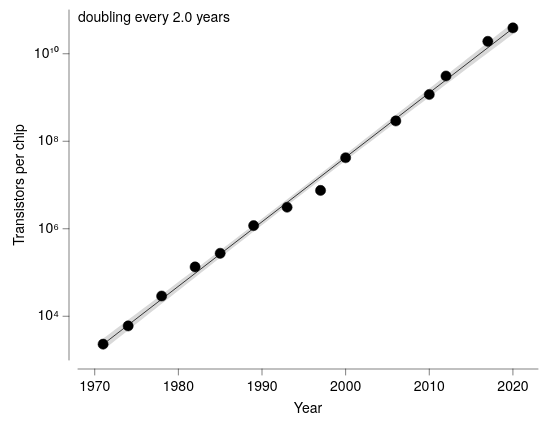

Write a Vega-Lite specification for this figure.
### Vega-Lite specification from a JSON file in a GitHub repository (floating-point values rounded to 4 significant figures)
{"background": null, "config": {"arc": {"fill": "#DBDBDB", "fillOpacity": 1.0, "innerRadius": 43.75, "padAngle": 0.03, "stroke": "black", "strokeOpacity": 1, "strokeWidth": 0.25}, "area": {"fill": "#DBDBDB", "fillOpacity": 1.0, "stroke": "black", "strokeOpacity": 1, "strokeWidth": 0.25}, "axis": {"domain": true, "domainCap": "round", "domainColor": "black", "domainWidth": 0.25, "grid": false, "gridCap": "round", "gridColor": "#F1F1F1", "gridDash": [0, 0], "gridOpacity": 1.0, "gridWidth": 0.25, "labelColor": "black", "labelFont": "Helvetica Neue, HelveticaNeue, Helvetica, Arial, sans-serif", "labelFontSize": 7, "labelFontStyle": "normal", "labelFontWeight": 400, "offset": 4.5, "ticks": true, "tickCap": "round", "tickColor": "black", "tickRound": false, "tickSize": 3, "tickWidth": 0.25, "titleColor": "black", "titleFont": "Helvetica Neue, HelveticaNeue, Helvetica, Arial, sans-serif", "titleFontSize": 7, "titleFontStyle": "normal", "titleFontWeight": 400}, "axisX": {"domain": true, "labelAlign": "center", "labelAngle": 0, "labels": true, "ticks": true, "translate": 0}, "axisY": {"domain": true, "labelAlign": "right", "labelAngle": 0, "labels": true, "ticks": true, "translate": 0}, "axisRight": {"domain": true, "labelAlign": "left", "labelAngle": 0, "labels": true, "ticks": true, "translate": 0}, "axisTop": {"domain": true, "labelAlign": "center", "labelAngle": 0, "labels": true, "ticks": true, "translate": 0}, "axisBand": {"tickOffset": 0}, "bar": {"fill": "#DBDBDB", "fillOpacity": 1.0, "stroke": "black", "strokeOpacity": 1, "strokeWidth": 0.25}, "boxplot": {"size": 15.75, "ticks": {"cornerRadius": 0.25, "fill": "black", "opacity": 1, "size": 7.875, "thickness": 0.25}, "box": {"fillOpacity": 1.0, "stroke": "black", "strokeOpacity": 1, "strokeWidth": 0.25}, "median": {"cornerRadius": 0, "fill": "black", "fillOpacity": 1.0, "opacity": 1, "size": 15.75, "thickness": 0.25}, "rule": {"fill": "black", "fillOpacity": 1.0, "size": 17.5, "stroke": "black", "strokeDash": [0, 0], "strokeOpacity": 1, "strokeWidth": 0.25}, "outliers": {"color": "black", "fill": "black", "fillOpacity": 1.0, "size": 0, "stroke": "black", "strokeOpacity": 1, "strokeWidth": 0.25}}, "circle": {"fill": "black", "fillOpacity": 1.0, "size": 2.188, "stroke": null, "strokeOpacity": 1, "strokeWidth": 0.25}, "errorband": {"band": {"fillOpacity": 0.6, "stroke": null, "strokeWidth": 0.25, "strokeOpacity": 1}, "borders": {"opacity": 0, "strokeOpacity": 0.25, "strokeWidth": 1}}, "errorbar": {"opacity": 1, "rule": {"strokeDash": [0, 0], "strokeWidth": 0.25}, "ticks": {"color": "black", "cornerRadius": 0.125, "opacity": 1, "size": 10.5, "thickness": 0.25}, "thickness": 0.25}, "font": "Helvetica Neue, HelveticaNeue, Helvetica, Arial, sans-serif", "geoshape": {"fill": "#DBDBDB", "fillOpacity": 1.0, "stroke": "black", "strokeOpacity": 1, "strokeWidth": 0.25}, "header": {"labelColor": "black", "labelFont": "Helvetica Neue, HelveticaNeue, Helvetica, Arial, sans-serif", "labelFontSize": 7, "labelFontStyle": "normal", "labelFontWeight": 400, "titleColor": "black", "titleFont": "Helvetica Neue, HelveticaNeue, Helvetica, Arial, sans-serif", "titleFontSize": 7, "titleFontStyle": "normal", "titleFontWeight": 400, "titlePadding": 0}, "legend": {"disable": false, "offset": 4.5, "titlePadding": 4, "labelOffset": 2, "gradientLabelOffset": 2, "gradientLength": 87.5, "gradientThickness": 8.75, "gradientOpacity": 1.0, "gradientStrokeColor": "black", "gradientStrokeWidth": 0.25, "labelColor": "black", "labelFont": "Helvetica Neue, HelveticaNeue, Helvetica, Arial, sans-serif", "labelFontSize": 7, "labelFontStyle": "normal", "labelFontWeight": 400, "strokeColor": "black", "strokeWidth": 0, "symbolSize": 42, "symbolStrokeColor": "black", "symbolStrokeWidth": 0.25, "titleColor": "black", "titleFont": "Helvetica Neue, HelveticaNeue, Helvetica, Arial, sans-serif", "titleFontSize": 7, "titleFontStyle": "normal", "titleFontWeight": 400}, "line": {"color": "black", "stroke": "black", "strokeCap": "round", "strokeDash": [0, 0], "strokeOpacity": 1, "strokeWidth": 0.375}, "point": {"filled": true, "fill": "#DBDBDB", "fillOpacity": 1.0, "size": 8.75, "stroke": "black", "strokeOpacity": 1, "strokeWidth": 0.25}, "range": {"category": ["#5CA7B1", "#CDDEF3", "#B7B3E4", "#B3DAB5", "#F5E1B3", "#3D727B", "#8AA8D2", "#867DAC", "#80A988", "#CBB17A", "#204148", "#59719A", "#584C77", "#507B5F", "#9D824D"], "diverging": {"scheme": ["#C35082", "#CE6D94", "#D989A7", "#E2A4BA", "#EABFCE", "#F1DBE2", "#F6F6F6", "#D7E0EB", "#B9CBE0", "#9BB6D5", "#7DA1C9", "#5F8CBD", "#4177B1"]}, "heatmap": {"scheme": ["#32022B", "#43044D", "#4C196E", "#4D338C", "#484DA6", "#3A68BB", "#1D83CA", "#1D9CCB", "#23B5C9", "#28CDC5", "#4DE0B4", "#91EE9F"]}, "ordinal": {"scheme": ["#F1F1F1", "#DBDBDB", "#C6C6C6", "#B2B2B2", "#9D9D9D", "#898989", "#767676", "#636363", "#515151", "#404040", "#2F2F2F", "#1F1F1F"]}, "ramp": {"scheme": ["#32022B", "#43044D", "#4C196E", "#4D338C", "#484DA6", "#3A68BB", "#1D83CA", "#1D9CCB", "#23B5C9", "#28CDC5", "#4DE0B4", "#91EE9F"]}}, "rule": {"color": "black", "stroke": "black", "strokeCap": "round", "strokeDash": [2, 2], "strokeOpacity": 1, "strokeWidth": 0.25}, "scale": {"bandPaddingInner": 0.1, "bandPaddingOuter": 0.1, "round": false}, "rect": {"fill": "#DBDBDB", "fillOpacity": 1.0, "stroke": "black", "strokeOpacity": 1, "strokeWidth": 0.25}, "square": {"fill": "#DBDBDB", "fillOpacity": 1.0, "size": 17.5, "stroke": "black", "strokeOpacity": 1, "strokeWidth": 0.25}, "text": {"color": "black", "font": "Helvetica Neue, HelveticaNeue, Helvetica, Arial, sans-serif", "fontSize": 7, "fontStyle": "normal", "fontWeight": 400}, "tick": {"color": "black", "cornerRadius": 0.125, "opacity": 1.0, "size": 15.75, "thickness": 0.25}, "title": {"anchor": "middle", "frame": "group", "color": "black", "font": "Helvetica Neue, HelveticaNeue, Helvetica, Arial, sans-serif", "fontSize": 7, "fontStyle": "normal", "fontWeight": 400, "subtitleColor": "black", "subtitleFont": "Helvetica Neue, HelveticaNeue, Helvetica, Arial, sans-serif", "subtitleFontSize": "Helvetica Neue, HelveticaNeue, Helvetica, Arial, sans-serif", "subtitleFontStyle": "normal", "subtitleFontWeight": 400}, "trail": {"color": "black", "opacity": 1, "size": 0.375}, "view": {"continuousWidth": 230, "continuousHeight": 175, "discreteWidth": 230, "discreteHeight": 175, "fill": null, "stroke": null, "strokeWidth": 0.25}}, "layer": [{"data": {"name": "data-71ccae877fc7d63c338c61c9a3872b73"}, "mark": {"type": "point", "color": "black", "filled": true, "size": 26}, "encoding": {"x": {"axis": {"format": "d"}, "field": "year", "scale": {"domain": [1968, 2023], "nice": false}, "title": "Year", "type": "quantitative"}, "y": {"axis": {"labelExpr": "'10' + ['⁰','¹','²','³','⁴','⁵','⁶','⁷','⁸','⁹','¹⁰'][round(datum.value)]", "title": "Transistors per chip", "values": [4, 6, 8, 10]}, "field": "log_t", "scale": {"domain": [3, 11], "nice": false}, "type": "quantitative"}}}, {"layer": [{"data": {"name": "data-aa76fe6d7514a3e363a1a86e52d6f8d3"}, "mark": {"type": "area", "fill": "black", "fillOpacity": 0.15, "stroke": null, "strokeWidth": 0}, "encoding": {"x": {"field": "year", "type": "quantitative"}, "y": {"field": "log_t", "type": "quantitative"}, "y2": {"field": "__ci_hi"}}}, {"data": {"name": "data-b3e0e39151168cc30f0c8c2564fa1535"}, "mark": {"type": "line"}, "encoding": {"x": {"field": "year", "type": "quantitative"}, "y": {"field": "log_t", "type": "quantitative"}}}], "name": "__dysonsphere_63d40aa6e0fe4298_1"}, {"data": {"values": [{"__dysonsphere__": 1}]}, "mark": {"type": "text", "align": "left", "angle": 0, "baseline": "top", "dx": 0, "dy": 0, "opacity": 1.0}, "encoding": {"text": {"value": "doubling every 2.0 years"}, "x": {"value": 0}, "y": {"value": 0}}}], "$schema": "https://vega.github.io/schema/vega-lite/v6.4.1.json", "datasets": {"data-71ccae877fc7d63c338c61c9a3872b73": [{"year": 1971, "transistors": 2300, "log_t": 3.362}, {"year": 1974, "transistors": 6000, "log_t": 3.778}, {"year": 1978, "transistors": 29000, "log_t": 4.462}, {"year": 1982, "transistors": 134000, "log_t": 5.127}, {"year": 1985, "transistors": 275000, "log_t": 5.439}, {"year": 1989, "transistors": 1180000, "log_t": 6.072}, {"year": 1993, "transistors": 3100000, "log_t": 6.491}, {"year": 1997, "transistors": 7500000, "log_t": 6.875}, {"year": 2000, "transistors": 42000000, "log_t": 7.623}, {"year": 2006, "transistors": 291000000, "log_t": 8.464}, {"year": 2010, "transistors": 1170000000, "log_t": 9.068}, {"year": 2012, "transistors": 3100000000, "log_t": 9.491}, {"year": 2017, "transistors": 19200000000, "log_t": 10.28}, {"year": 2020, "transistors": 39000000000, "log_t": 10.59}], "data-aa76fe6d7514a3e363a1a86e52d6f8d3": [{"year": 1971.0, "log_t": 3.227, "__ci_hi": 3.489, "__dysonsphere__": 1}, {"year": 1972.0, "log_t": 3.344, "__ci_hi": 3.6, "__dysonsphere__": 1}, {"year": 1973.0, "log_t": 3.462, "__ci_hi": 3.712, "__dysonsphere__": 1}, {"year": 1973.0, "log_t": 3.58, "__ci_hi": 3.824, "__dysonsphere__": 1}, {"year": 1974.0, "log_t": 3.697, "__ci_hi": 3.936, "__dysonsphere__": 1}, {"year": 1975.0, "log_t": 3.815, "__ci_hi": 4.047, "__dysonsphere__": 1}, {"year": 1976.0, "log_t": 3.932, "__ci_hi": 4.159, "__dysonsphere__": 1}, {"year": 1976.0, "log_t": 4.049, "__ci_hi": 4.271, "__dysonsphere__": 1}, {"year": 1977.0, "log_t": 4.167, "__ci_hi": 4.383, "__dysonsphere__": 1}, {"year": 1978.0, "log_t": 4.284, "__ci_hi": 4.495, "__dysonsphere__": 1}, {"year": 1979.0, "log_t": 4.401, "__ci_hi": 4.607, "__dysonsphere__": 1}, {"year": 1980.0, "log_t": 4.518, "__ci_hi": 4.719, "__dysonsphere__": 1}, {"year": 1980.0, "log_t": 4.636, "__ci_hi": 4.832, "__dysonsphere__": 1}, {"year": 1981.0, "log_t": 4.753, "__ci_hi": 4.944, "__dysonsphere__": 1}, {"year": 1982.0, "log_t": 4.87, "__ci_hi": 5.056, "__dysonsphere__": 1}, {"year": 1983.0, "log_t": 4.987, "__ci_hi": 5.168, "__dysonsphere__": 1}, {"year": 1983.0, "log_t": 5.103, "__ci_hi": 5.281, "__dysonsphere__": 1}, {"year": 1984.0, "log_t": 5.22, "__ci_hi": 5.394, "__dysonsphere__": 1}, {"year": 1985.0, "log_t": 5.337, "__ci_hi": 5.506, "__dysonsphere__": 1}, {"year": 1986.0, "log_t": 5.453, "__ci_hi": 5.619, "__dysonsphere__": 1}, {"year": 1987.0, "log_t": 5.57, "__ci_hi": 5.732, "__dysonsphere__": 1}, {"year": 1987.0, "log_t": 5.686, "__ci_hi": 5.845, "__dysonsphere__": 1}, {"year": 1988.0, "log_t": 5.802, "__ci_hi": 5.958, "__dysonsphere__": 1}, {"year": 1989.0, "log_t": 5.918, "__ci_hi": 6.071, "__dysonsphere__": 1}, {"year": 1990.0, "log_t": 6.034, "__ci_hi": 6.185, "__dysonsphere__": 1}, {"year": 1990.0, "log_t": 6.15, "__ci_hi": 6.298, "__dysonsphere__": 1}, {"year": 1991.0, "log_t": 6.266, "__ci_hi": 6.412, "__dysonsphere__": 1}, {"year": 1992.0, "log_t": 6.381, "__ci_hi": 6.526, "__dysonsphere__": 1}, {"year": 1993.0, "log_t": 6.496, "__ci_hi": 6.64, "__dysonsphere__": 1}, {"year": 1994.0, "log_t": 6.612, "__ci_hi": 6.754, "__dysonsphere__": 1}, {"year": 1994.0, "log_t": 6.727, "__ci_hi": 6.868, "__dysonsphere__": 1}, {"year": 1995.0, "log_t": 6.841, "__ci_hi": 6.983, "__dysonsphere__": 1}, {"year": 1996.0, "log_t": 6.956, "__ci_hi": 7.097, "__dysonsphere__": 1}, {"year": 1997.0, "log_t": 7.07, "__ci_hi": 7.212, "__dysonsphere__": 1}, {"year": 1997.0, "log_t": 7.185, "__ci_hi": 7.327, "__dysonsphere__": 1}, {"year": 1998.0, "log_t": 7.299, "__ci_hi": 7.442, "__dysonsphere__": 1}, {"year": 1999.0, "log_t": 7.413, "__ci_hi": 7.558, "__dysonsphere__": 1}, {"year": 2000.0, "log_t": 7.526, "__ci_hi": 7.673, "__dysonsphere__": 1}, {"year": 2001.0, "log_t": 7.64, "__ci_hi": 7.789, "__dysonsphere__": 1}, {"year": 2001.0, "log_t": 7.753, "__ci_hi": 7.905, "__dysonsphere__": 1}, {"year": 2002.0, "log_t": 7.867, "__ci_hi": 8.021, "__dysonsphere__": 1}, {"year": 2003.0, "log_t": 7.98, "__ci_hi": 8.137, "__dysonsphere__": 1}, {"year": 2004.0, "log_t": 8.093, "__ci_hi": 8.253, "__dysonsphere__": 1}, {"year": 2004.0, "log_t": 8.206, "__ci_hi": 8.37, "__dysonsphere__": 1}, {"year": 2005.0, "log_t": 8.319, "__ci_hi": 8.486, "__dysonsphere__": 1}, {"year": 2006.0, "log_t": 8.431, "__ci_hi": 8.603, "__dysonsphere__": 1}, {"year": 2007.0, "log_t": 8.544, "__ci_hi": 8.72, "__dysonsphere__": 1}, {"year": 2008.0, "log_t": 8.656, "__ci_hi": 8.836, "__dysonsphere__": 1}, {"year": 2008.0, "log_t": 8.769, "__ci_hi": 8.953, "__dysonsphere__": 1}, {"year": 2009.0, "log_t": 8.881, "__ci_hi": 9.07, "__dysonsphere__": 1}, {"year": 2010.0, "log_t": 8.993, "__ci_hi": 9.187, "__dysonsphere__": 1}, {"year": 2011.0, "log_t": 9.106, "__ci_hi": 9.304, "__dysonsphere__": 1}, {"year": 2011.0, "log_t": 9.218, "__ci_hi": 9.422, "__dysonsphere__": 1}, {"year": 2012.0, "log_t": 9.33, "__ci_hi": 9.539, "__dysonsphere__": 1}, {"year": 2013.0, "log_t": 9.442, "__ci_hi": 9.656, "__dysonsphere__": 1}, {"year": 2014.0, "log_t": 9.554, "__ci_hi": 9.773, "__dysonsphere__": 1}, {"year": 2015.0, "log_t": 9.666, "__ci_hi": 9.891, "__dysonsphere__": 1}, {"year": 2015.0, "log_t": 9.778, "__ci_hi": 10.01, "__dysonsphere__": 1}, {"year": 2016.0, "log_t": 9.89, "__ci_hi": 10.13, "__dysonsphere__": 1}, {"year": 2017.0, "log_t": 10.0, "__ci_hi": 10.24, "__dysonsphere__": 1}, {"year": 2018.0, "log_t": 10.11, "__ci_hi": 10.36, "__dysonsphere__": 1}, {"year": 2018.0, "log_t": 10.22, "__ci_hi": 10.48, "__dysonsphere__": 1}, {"year": 2019.0, "log_t": 10.34, "__ci_hi": 10.6, "__dysonsphere__": 1}, {"year": 2020.0, "log_t": 10.45, "__ci_hi": 10.71, "__dysonsphere__": 1}], "data-b3e0e39151168cc30f0c8c2564fa1535": [{"year": 1971.0, "log_t": 3.358, "__dysonsphere__": 1}, {"year": 2020.0, "log_t": 10.58, "__dysonsphere__": 1}]}}
